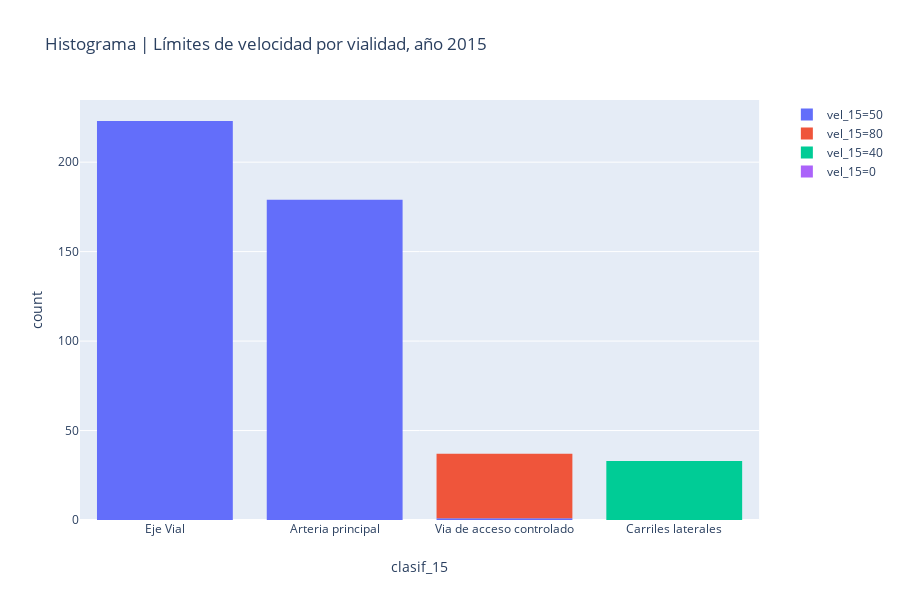

The notebook cell this image was saved under:
### Markdown cell above
Grafico dos histogramas, uno para cada año, de acuerdo a sus clasificaciones e histogramas.

Una de las relaciones más relevantes es la reducción de las Vías de acceso controlado (o carreteras) con un límite de velocidad de 80 km/h.

### Code cell
fig = px.histogram(limite_velocidad, x="clasif_15", color='vel_15', title='Histograma | Límites de velocidad por vialidad, año 2015')
fig.show()

### Figure 1 — Plotly figure (JSON) as saved in the notebook; plotly's stock layout.template omitted (floating-point values rounded to 4 significant figures; data arrays with more than 128 entries replaced by an {"elided": "..."} marker saying what was removed)
{"data": [{"alignmentgroup": "True", "bingroup": "x", "hoverlabel": {"namelength": 0}, "hovertemplate": "vel_15=50<br>clasif_15=%{x}<br>count=%{y}", "legendgroup": "vel_15=50", "marker": {"color": "#636efa"}, "name": "vel_15=50", "offsetgroup": "vel_15=50", "orientation": "v", "showlegend": true, "type": "histogram", "x": {"elided": "403 str values"}, "xaxis": "x", "yaxis": "y"}, {"alignmentgroup": "True", "bingroup": "x", "hoverlabel": {"namelength": 0}, "hovertemplate": "vel_15=80<br>clasif_15=%{x}<br>count=%{y}", "legendgroup": "vel_15=80", "marker": {"color": "#EF553B"}, "name": "vel_15=80", "offsetgroup": "vel_15=80", "orientation": "v", "showlegend": true, "type": "histogram", "x": ["Via de acceso controlado", "Via de acceso controlado", "Via de acceso controlado", "Via de acceso controlado", "Via de acceso controlado", "Via de acceso controlado", "Via de acceso controlado", "Via de acceso controlado", "Via de acceso controlado", "Via de acceso controlado", "Via de acceso controlado", "Via de acceso controlado", "Via de acceso controlado", "Via de acceso controlado", "Via de acceso controlado", "Via de acceso controlado", "Via de acceso controlado", "Via de acceso controlado", "Via de acceso controlado", "Via de acceso controlado", "Via de acceso controlado", "Via de acceso controlado", "Via de acceso controlado", "Via de acceso controlado", "Via de acceso controlado", "Via de acceso controlado", "Via de acceso controlado", "Via de acceso controlado", "Via de acceso controlado", "Via de acceso controlado", "Via de acceso controlado", "Via de acceso controlado", "Via de acceso controlado", "Via de acceso controlado", "Via de acceso controlado", "Via de acceso controlado"], "xaxis": "x", "yaxis": "y"}, {"alignmentgroup": "True", "bingroup": "x", "hoverlabel": {"namelength": 0}, "hovertemplate": "vel_15=40<br>clasif_15=%{x}<br>count=%{y}", "legendgroup": "vel_15=40", "marker": {"color": "#00cc96"}, "name": "vel_15=40", "offsetgroup": "vel_15=40", "orientation": "v", "showlegend": true, "type": "histogram", "x": ["Carriles laterales", "Carriles laterales", "Carriles laterales", "Carriles laterales", "Carriles laterales", "Carriles laterales", "Carriles laterales", "Carriles laterales", "Carriles laterales", "Carriles laterales", "Carriles laterales", "Carriles laterales", "Carriles laterales", "Carriles laterales", "Carriles laterales", "Carriles laterales", "Carriles laterales", "Carriles laterales", "Carriles laterales", "Carriles laterales", "Carriles laterales", "Carriles laterales", "Carriles laterales", "Carriles laterales", "Carriles laterales", "Carriles laterales", "Carriles laterales", "Carriles laterales", "Carriles laterales", "Carriles laterales", "Carriles laterales", "Carriles laterales", "Carriles laterales"], "xaxis": "x", "yaxis": "y"}, {"alignmentgroup": "True", "bingroup": "x", "hoverlabel": {"namelength": 0}, "hovertemplate": "vel_15=0<br>clasif_15=%{x}<br>count=%{y}", "legendgroup": "vel_15=0", "marker": {"color": "#ab63fa"}, "name": "vel_15=0", "offsetgroup": "vel_15=0", "orientation": "v", "showlegend": true, "type": "histogram", "x": [null], "xaxis": "x", "yaxis": "y"}], "layout": {"barmode": "relative", "height": 600, "legend": {"tracegroupgap": 0}, "title": {"text": "Histograma | Límites de velocidad por vialidad, año 2015"}, "xaxis": {"anchor": "y", "domain": [0, 0.98], "title": {"text": "clasif_15"}}, "yaxis": {"anchor": "x", "domain": [0, 1], "title": {"text": "count"}}}}
